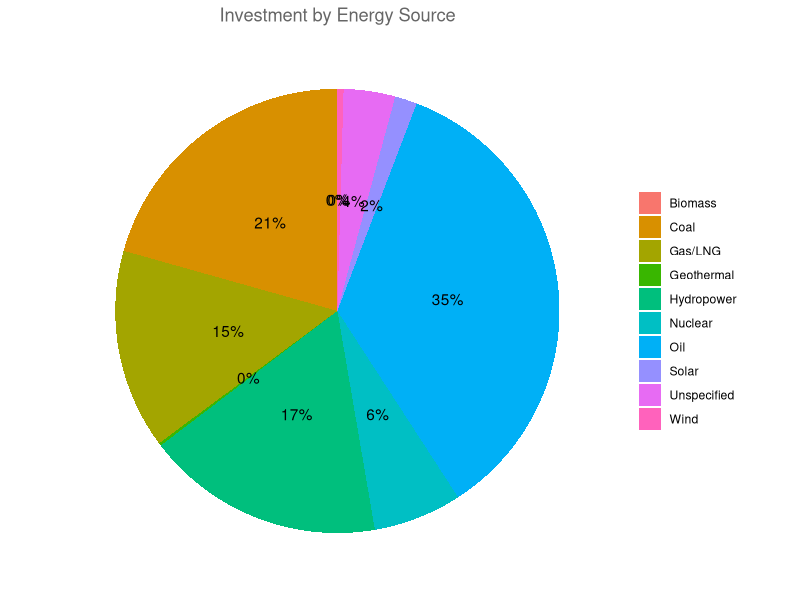
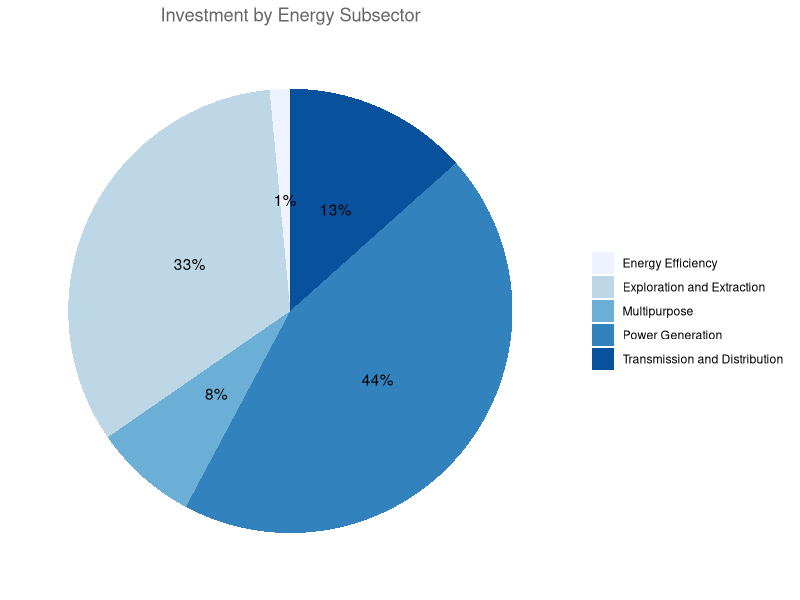

Recreate these plots in R, in order. (Note: this script raises an error after producing the figures.)
## ---- chunk 1
knitr::opts_chunk$set(echo = TRUE)
## ---- chunk 2
library(foreign)
library(tidyverse)
## ---- chunk 3
a<- read.csv("BU-PITCH-EN-2020.csv", stringsAsFactors=FALSE)
## ---- chunk 4
a <- a %>% rename(Amount=Amount...m.)
b <- a %>% select(Country, Region, EnergySource, EnergySubSector, Lender, Amount, Description, BRI.Membership)
# ab <- b[which(a$BRI.Membership==1),]
# ab$BRI.Membership <- NULL
## ---- chunk 5
sum(b$Amount)
## ---- chunk 6
Region_percent <- b %>% group_by(Region) %>% 
  summarise(subtotal_region = sum(Amount)) %>% 
  mutate(regional_share = subtotal_region/sum(subtotal_region)*100) %>% 
  arrange(desc(regional_share))
Region_percent
## ---- chunk 7
Tech_percent <- b %>% group_by(EnergySource) %>% 
  summarise(subtotal_tech = sum(Amount)) %>% 
  mutate(tech_share = subtotal_tech/sum(subtotal_tech)*100) %>% 
  arrange(desc(tech_share))

Tech_percent

Tech_pie <- b %>% group_by(EnergySource) %>% 
  summarise(subtotal_tech = sum(Amount))
techpiechart <- ggplot(Tech_pie,aes(x="", y=subtotal_tech, fill=EnergySource)) + 
  geom_bar(width=1, stat="identity") + coord_polar("y") +
  geom_text(aes(label = paste0(round(subtotal_tech/sum(subtotal_tech)*100), "%")), position = position_stack(vjust = 0.5)) + 
  scale_fill_hue() + 
  labs(x = NULL, y = NULL, fill = NULL, title = "Investment by Energy Source") + 
  theme_classic() + theme(axis.line = element_blank(),
                                    axis.text = element_blank(),
                                    axis.ticks = element_blank(),
                                    plot.title = element_text(hjust = 0.5, color = "#666666"))

techpiechart
## ---- chunk 8
sector <- b %>% group_by(EnergySubSector) %>% 
  summarise(subtotal_sector=sum(Amount)) %>% 
  mutate(sector_share=subtotal_sector/sum(subtotal_sector)*100) %>% 
  arrange(desc(sector_share))

sector
## ---- chunk 9
sectorpie <- b %>% group_by(EnergySubSector) %>% 
  summarise(subtotal_sector=sum(Amount))

sectorpiechart <- ggplot(sectorpie,aes(x="", y=subtotal_sector, fill=EnergySubSector)) + 
  geom_bar(width=1, stat="identity") + coord_polar("y") +
  geom_text(aes(label = paste0(round(subtotal_sector/sum(subtotal_sector)*100), "%")), position = position_stack(vjust = 0.5)) + 
  scale_fill_brewer() + 
  labs(x = NULL, y = NULL, fill = NULL, title = "Investment by Energy Subsector") + 
  theme_classic() + theme(axis.line = element_blank(),
                                    axis.text = element_blank(),
                                    axis.ticks = element_blank(),
                                    plot.title = element_text(hjust = 0.5, color = "#666666"))
sectorpiechart
## ---- chunk 10
ab[which.max(ab$Amount),]
## ---- chunk 11
ab %>% filter(Region=="East Asia")

## ---- chunk 12
ab %>% filter(EnergySource=="Solar" | EnergySource=="Wind") %>% arrange(desc(Amount))
## ---- chunk 13
ab %>% filter(EnergySource=="Nuclear") %>% arrange(desc(Amount))
## ---- chunk 14
c <- a %>% select(Date, Amount) %>% 
  group_by(Date) %>% summarise(annual_investment = sum(Amount)) 
ggplot(c, aes(x=Date, y=annual_investment)) + geom_col() + xlab("Annual Investment") + ylab("Year")
## ---- chunk 15
e<- read.csv("BU-PITCH-EN-2020.csv", stringsAsFactors=FALSE)
e <- a %>% rename(Amount=Amount...m.)
e <- a %>% select(Country, Region, EnergySource, EnergySubSector, Lender, Amount, Description, BRI.Membership)
names(e)
solarwind <- e %>% filter(EnergySource=="Solar" | EnergySource=="Wind") %>% arrange(desc(Amount))
solarwind

